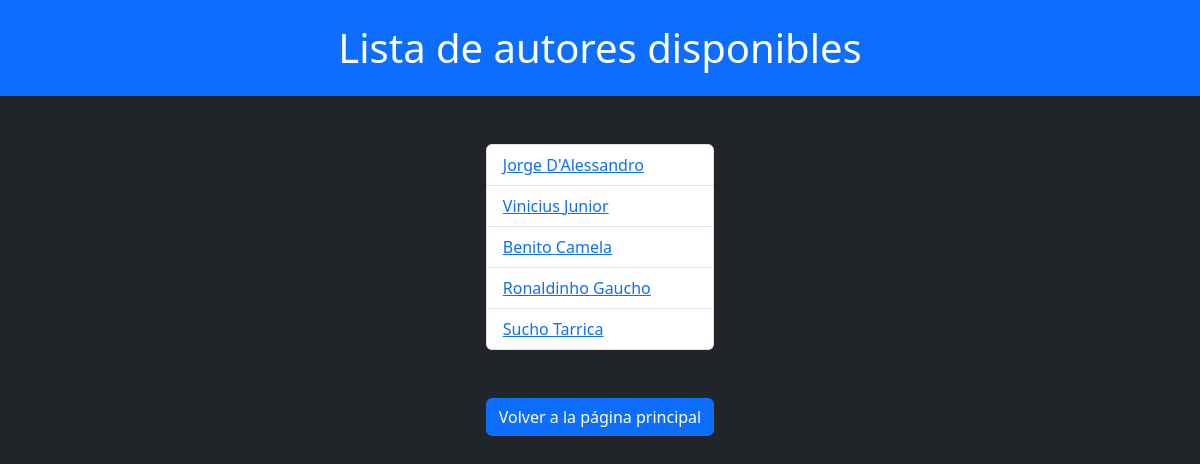
The page /books/autores/ (signed in) on the database as committed earlier.
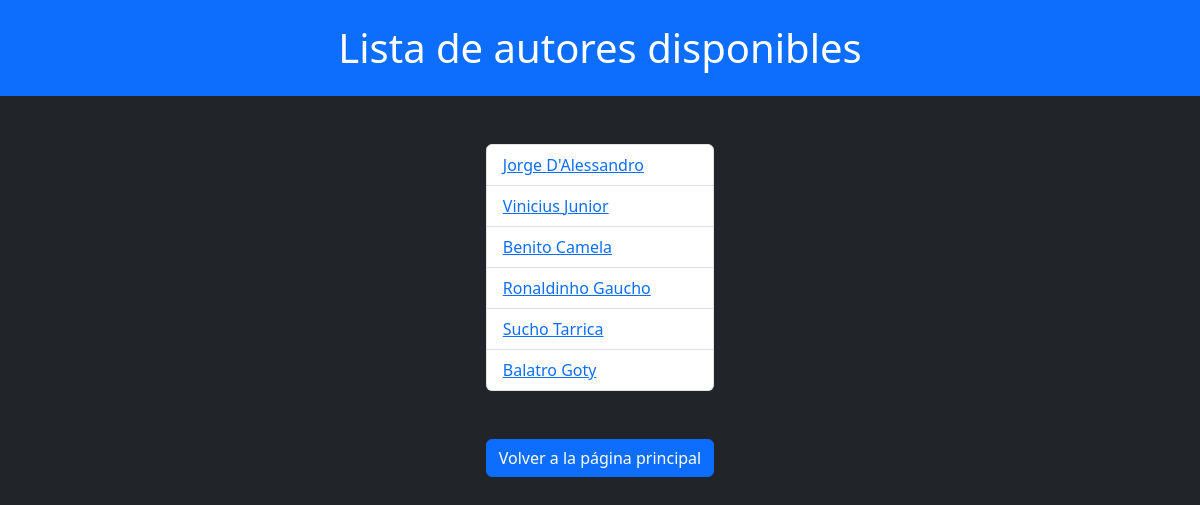
The same page on the database as committed later.
### books/models.py (models this page shows, shortened)
class Author(models.Model):
    first_name = models.CharField(max_length=50)
    last_name = models.CharField(max_length=50)
    birth_date = models.DateTimeField()

### books/views.py (the view)
# urls.py: path("autores/", views.author, name='author'),
@login_required(login_url='login')
def author(request):
    autores = Author.objects.all()
    return render(request, "books/autores.html", context={"autores": autores})

### books/templates/books/autores.html (shortened to what this page needs)
<!DOCTYPE html>
<html lang="en">
<head>
    <link href="https://cdn.jsdelivr.net/npm/bootstrap@5.3.3/dist/css/bootstrap.min.css" rel="stylesheet">
</head>
<body class="text-bg-dark">
    <h1 class="container-fluid text-center text-bg-primary p-4">Lista de autores disponibles</h1>
    <div class="d-grid mt-5 justify-content-center">
        <ul class="list-group">
            {% for autor in autores %}
                <li class="list-group-item"><a href="{% url 'books:author_detail' autor.id %}">{{ autor.first_name }} {{ autor.last_name }}</a></li>
            {% endfor %}
        </ul>
        <a class="mt-5" href="{% url 'books:index' %}"><button class="btn btn-primary" type="button">Volver a la página principal</button></a>
    </div>
</body>
</html>

Rows that differ between the two databases and show on the page:
added Author: first_name "Balatro", last_name "Goty"
